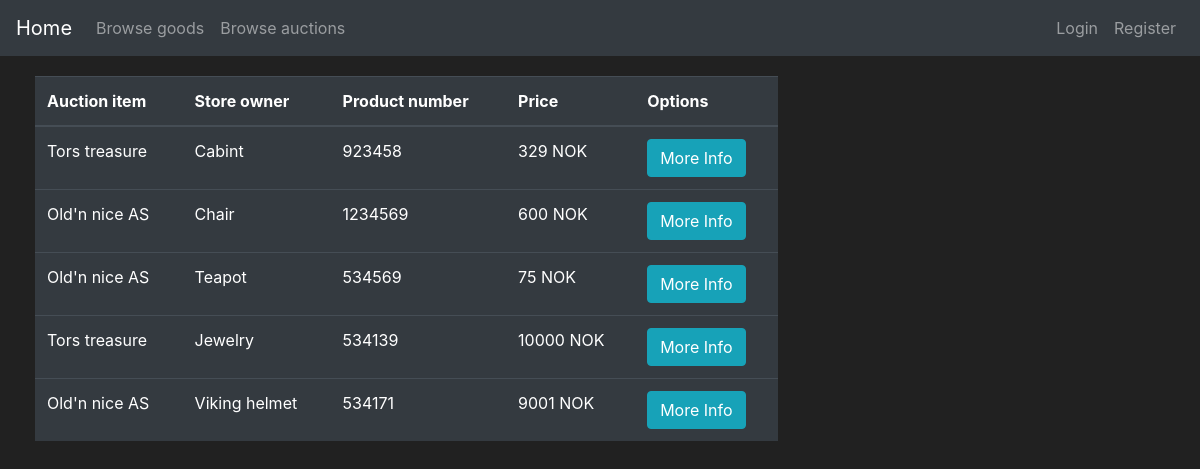
The page /auction on the database its author committed.
### app_flask/models.py (models this page shows, shortened)
class Goods(db.Model):
    id = db.Column(db.Integer, primary_key=True)
    name = db.Column(db.String(30), nullable=False)
    description = db.Column(db.String(70), unique=False, nullable=False)
    price = db.Column(db.Integer, unique=False, nullable=False)
    product_number = db.Column(db.String(length=6), nullable=False, unique=True)
    goods_type = db.Column(db.Boolean(), nullable=False, default=False)
    date_created = db.Column(db.DateTime(), default=datetime.utcnow)
    user_owner = db.Column(db.Integer(), db.ForeignKey('user.id'))
    store_owner = db.Column(db.Integer(), db.ForeignKey('store.id'))

class Store(db.Model):
    id = db.Column(db.Integer(), primary_key=True)
    store_name = db.Column(db.String(length=30), nullable=False, unique=True)
    street_address = db.Column(db.String(length=40), nullable=False)
    street_number = db.Column(db.Integer(), nullable=False)
    postal_code = db.Column(db.Integer(), nullable=False)
    province = db.Column(db.String(length=50), nullable=False)
    store_email = db.Column(db.String(length=50), nullable=False, unique=True)
    store_phone = db.Column(db.Integer(), nullable=False)
    date_created = db.Column(db.DateTime(), default=datetime.utcnow)
    user_owner = db.Column(db.Integer(), db.ForeignKey('user.id'))
    goods = db.relationship('Goods', backref='owned_store', lazy=True)

### app_flask/main/routes.py (the view, shortened to what this page needs)
@bp.route("/auction", methods=["POST", "GET"])
def auction_page():
    auction_form = AuctionGoodsForm(request.form, csrf_enabled=False)
    accept_form = AcceptAuctionForm(request.form, csrf_enabled=False)
    if auction_form.errors != {}:  # This happens if the users do somthing wrong when bidding on product
        for err_message in auction_form.errors.values():
            flash(f"Error bidding on product: {err_message}")
    if request.method == "GET":
        items = db.session.query(Goods, Store).filter(and_(Store.id == Goods.store_owner, Goods.goods_type == 1)).all()
        try:
            current_user_id = current_user.id
            bidding_items = show_current_highest_bidding_offer_in_store(current_user_id)
            print(isinstance(bidding_items, Bidding))
        except AttributeError:
            bidding_items = []
        return render_template("auction.html", items=items, auction_form=auction_form, bidding_items=bidding_items,
                               accept_form=accept_form)

### app_flask/templates/auction.html (shortened to what this page needs)
{% extends 'base.html' %}
{% block content %}
<div class="row" style="margin:20px; margin-left:20px">
    <div class="col-8">
        <table class="table table-hover table-dark">
            <thead>
                <tr>
                    <th scope="col">Auction item</th>
                    <th scope="col">Store owner</th>
                    <th scope="col">Product number</th>
                    <th scope="col">Price</th>
                    <th scope="col">Options</th>
                </tr>
            </thead>
            <tbody>
                {% for item, store in items %}
                <tr>
                    <td>{{store.store_name}}</td>
                    <td>{{item.name}}</td>
                    <td>{{item.product_number}}</td>
                    <td>{{item.price}} NOK</td>
                    {% if store.user_owner==current_user.id %}
                    <td><button class="btn btn-outline btn-info" data-toggle="modal" data-target="#Modal-MoreInfo-{{ item.id }}">More Info</button></td>
                    {% elif current_user.is_authenticated %}
                    <td><button class="btn btn-outline btn-info" data-toggle="modal" data-target="#Modal-MoreInfo-{{ item.id }}">More Info</button></td>
                    <td><button class="btn btn-outline btn-primary" data-toggle="modal" data-target="#Modal-AuctionConfirm-{{ item.id }}">Bid on auction</button></td>
                    {% else %}
                    <td><button class="btn btn-outline btn-info" data-toggle="modal" data-target="#Modal-MoreInfo-{{ item.id }}">More Info</button></td>
                    {% endif %}
                </tr>
                {% endfor %}
            </tbody>
        </table>
    </div>
</div>
{% endblock %}

### app_flask/templates/base.html (style rules this page uses)
body { color: white; background-color: #212121; }

### rows shown on the page
Goods: store_name "Tors treasure", name "Cabint", product_number "923458", price "329"
Goods: store_name "Old'n nice AS", name "Chair", product_number "1234569", price "600"
Goods: store_name "Old'n nice AS", name "Teapot", product_number "534569", price "75"
Goods: store_name "Tors treasure", name "Jewelry", product_number "534139", price "10000"
Goods: store_name "Old'n nice AS", name "Viking helmet", product_number "534171", price "9001"
